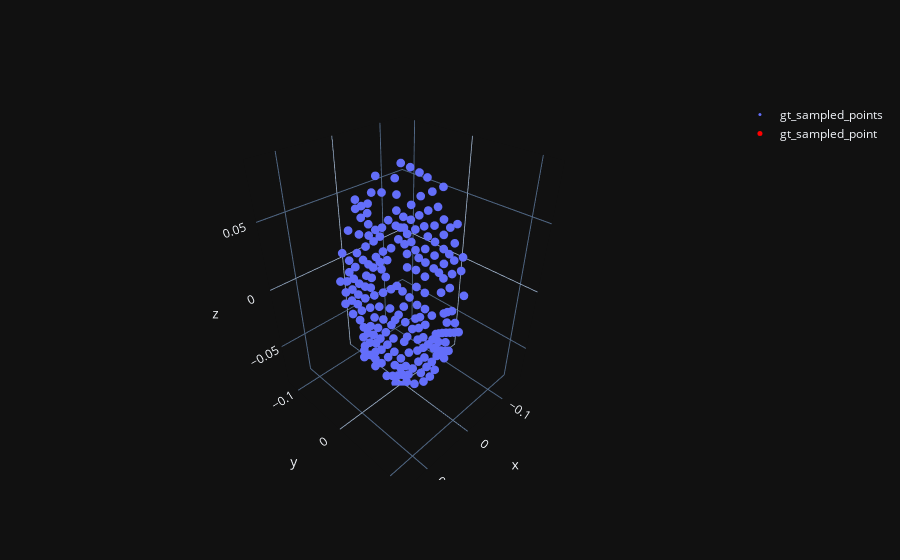
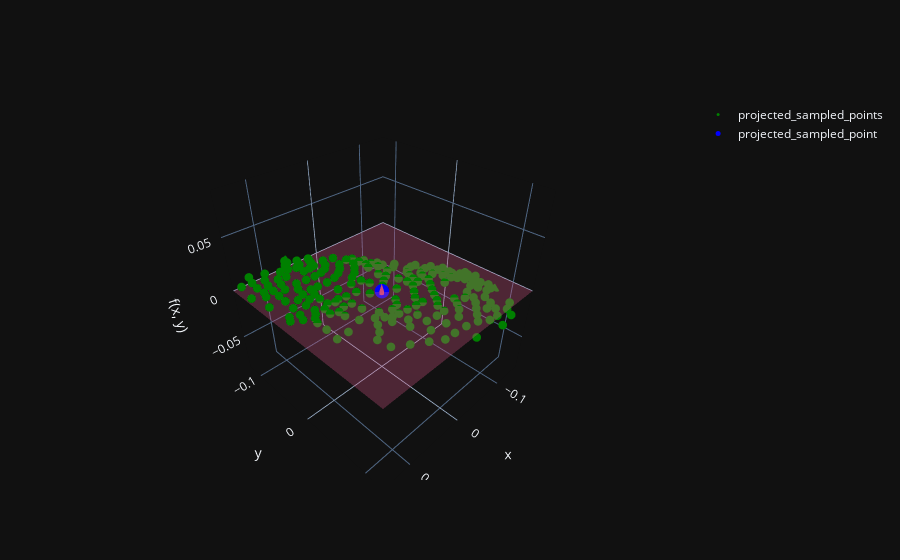
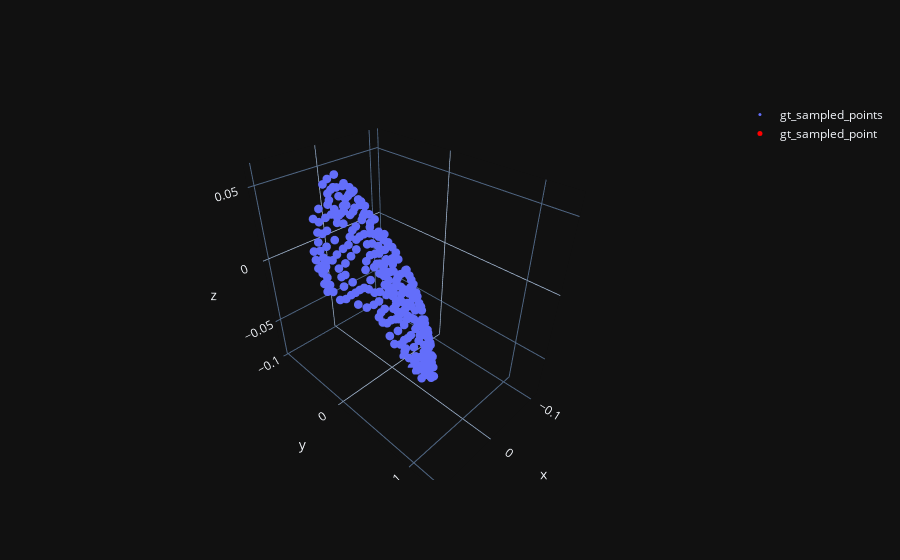
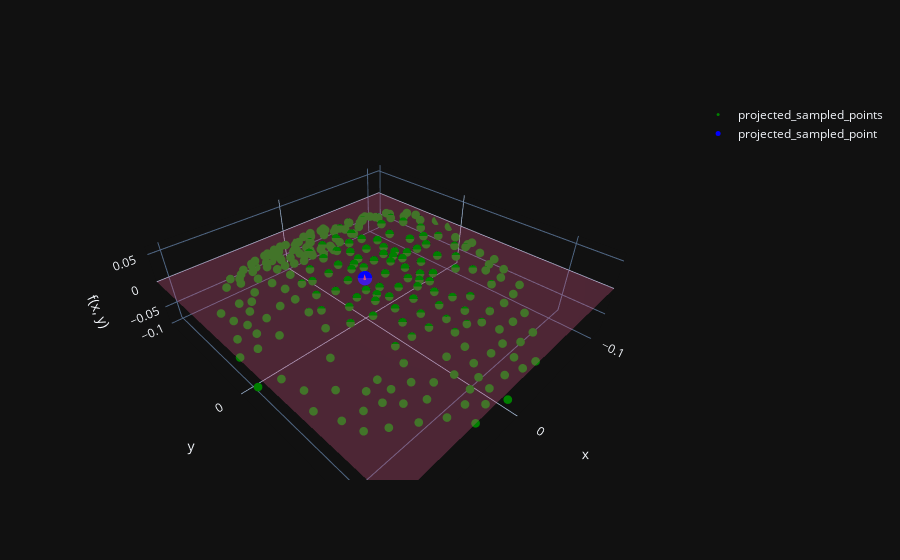

The notebook cell saved with these charts, in order:
### Code cell
training_num_per_sampled_surface = 5
signatures_list = []
means = []
stds = []

grid_range = 1.0
ball_radius = 0.09
lr = 1.0
dataset = create_dataset_from_mesh(mesh_path=mesh_path,sampled_index=5306, show_sample=True, ball_radius=ball_radius, seed=5306, down_sampling_ratio=0.8)
show_sample = False
for i,sampled_index in enumerate(sampled_indices):

    signatures = torch.zeros((training_num_per_sampled_surface, 6))

    for j in range(training_num_per_sampled_surface):
        if j ==0:
            show_sample= True
        else:
            show_sample = False
        dataset = create_dataset_from_mesh(mesh_path=mesh_path,sampled_index=sampled_index, show_sample=show_sample, ball_radius=ball_radius, seed=j, down_sampling_ratio=0.8)
        model = KAN(width=[2,5,1], grid=1, k=3, grid_eps=1.0, seed=0, grid_range=[-grid_range,grid_range], noise_scale=0.1, noise_scale_base=0.1, base_fun=torch.nn.SiLU(), learn_rotation_mat=False)
        model.train(dataset, opt="LBFGS", steps=20,lr=lr, lamb=100.0, lamb_l1=1.0, lamb_entropy=1.0, lamb_coef=0.0, lamb_coefdiff=0.0, sglr_avoid=True, loss_fn=gaussian_weighted_mse)
        model = model.prune(threshold=3e-3, mode='manual', active_neurons_id=[[0,1],[0]])
        model.train(dataset, opt="LBFGS", steps=50,lr=lr, sglr_avoid=True, loss_fn=gaussian_weighted_mse)
         # manual mode
        # fix all
        model.fix_symbolic(0,0,0,'x^4')
        model.fix_symbolic(0,1,0,'x^3')
        model.fix_symbolic(1,0,0,'x^2')

        model.train(dataset, opt="LBFGS", steps=50, lr=lr,sglr_avoid=True, lamb_coef=1.0, lamb_coefdiff=1.0, loss_fn=gaussian_weighted_mse)

        print(model.symbolic_formula()[0][0])
        x = torch.tensor([[0.0], [0.0]], requires_grad=True).T

        signature = calculate_signature(model, x) # only calc sig in the origin
        print("sampled_index", i, "exp ", j, "signature ", signature)
        signatures[j,:] = signature
    signatures_list.append(signatures)

### Figure 1 — Plotly figure (JSON) as saved in the notebook; plotly's stock layout.template omitted (floating-point values rounded to 4 significant figures; data arrays with more than 128 entries replaced by an {"elided": "..."} marker saying what was removed)
{"data": [{"marker": {"size": 3}, "mode": "markers", "name": "gt_sampled_points", "x": {"elided": "209 float values"}, "y": {"elided": "209 float values"}, "z": {"elided": "209 float values"}, "type": "scatter3d"}, {"marker": {"color": "red", "size": 5}, "mode": "markers", "name": "gt_sampled_point", "x": [[0.0, 0.0, 0.0]], "y": [[-0.01044, 0.01059, -0.03181]], "z": [[0.04316, -0.04354, -0.01848]], "type": "scatter3d"}, {"name": "Sampled Normal", "showscale": false, "sizeref": 0.01, "u": [-0.6125], "v": [-0.7902], "visible": true, "w": [-0.02226], "x": [[0.0, 0.0, 0.0]], "y": [[-0.01044, 0.01059, -0.03181]], "z": [[0.04316, -0.04354, -0.01848]], "type": "cone"}], "layout": {"scene": {"xaxis": {"range": [-0.1521, 0.1493], "title": {"text": "x"}}, "yaxis": {"range": [-0.1243, 0.1263], "title": {"text": "y"}}, "zaxis": {"range": [-0.08646, 0.08845], "title": {"text": "z"}}}}}

### Figure 2 — Plotly figure (JSON) as saved in the notebook; plotly's stock layout.template omitted (floating-point values rounded to 4 significant figures; data arrays with more than 128 entries replaced by an {"elided": "..."} marker saying what was removed)
{"data": [{"marker": {"color": "green", "size": 3}, "mode": "markers", "name": "projected_sampled_points", "x": {"elided": "209 float values"}, "y": {"elided": "209 float values"}, "z": {"elided": "209 float values"}, "type": "scatter3d"}, {"marker": {"color": "blue", "size": 5}, "mode": "markers", "name": "projected_sampled_point", "x": [0.0], "y": [0.0], "z": [0.0], "type": "scatter3d"}, {"name": "Projected Normal", "showscale": false, "sizeref": 0.01, "u": [0], "v": [0], "visible": true, "w": [1], "x": [0.0], "y": [0.0], "z": [0.0], "type": "cone"}, {"opacity": 0.3, "showscale": false, "x": {"elided": "100x100 float values"}, "y": {"elided": "100x100 float values"}, "z": {"elided": "100x100 float values"}, "type": "surface"}], "layout": {"scene": {"xaxis": {"range": [-0.1521, 0.1493], "title": {"text": "x"}}, "yaxis": {"range": [-0.1243, 0.1263], "title": {"text": "y"}}, "zaxis": {"range": [-0.08646, 0.08845], "title": {"text": "f(x, y)"}}}}}

### Figure 3 — Plotly figure (JSON) as saved in the notebook; plotly's stock layout.template omitted (floating-point values rounded to 4 significant figures; data arrays with more than 128 entries replaced by an {"elided": "..."} marker saying what was removed)
{"data": [{"marker": {"size": 3}, "mode": "markers", "name": "gt_sampled_points", "x": {"elided": "247 float values"}, "y": {"elided": "247 float values"}, "z": {"elided": "247 float values"}, "type": "scatter3d"}, {"marker": {"color": "red", "size": 5}, "mode": "markers", "name": "gt_sampled_point", "x": [[0.0, 0.0, 0.0]], "y": [[-0.009537, -0.009731, -0.0114]], "z": [[0.0168, 0.06185, -0.03251]], "type": "scatter3d"}, {"name": "Sampled Normal", "showscale": false, "sizeref": 0.01, "u": [-0.8476], "v": [0.3193], "visible": true, "w": [0.4239], "x": [[0.0, 0.0, 0.0]], "y": [[-0.009537, -0.009731, -0.0114]], "z": [[0.0168, 0.06185, -0.03251]], "type": "cone"}], "layout": {"scene": {"xaxis": {"range": [-0.1148, 0.1089], "title": {"text": "x"}}, "yaxis": {"range": [-0.102, 0.1337], "title": {"text": "y"}}, "zaxis": {"range": [-0.08227, 0.06358], "title": {"text": "z"}}}}}

### Figure 4 — Plotly figure (JSON) as saved in the notebook; plotly's stock layout.template omitted (floating-point values rounded to 4 significant figures; data arrays with more than 128 entries replaced by an {"elided": "..."} marker saying what was removed)
{"data": [{"marker": {"color": "green", "size": 3}, "mode": "markers", "name": "projected_sampled_points", "x": {"elided": "247 float values"}, "y": {"elided": "247 float values"}, "z": {"elided": "247 float values"}, "type": "scatter3d"}, {"marker": {"color": "blue", "size": 5}, "mode": "markers", "name": "projected_sampled_point", "x": [0.0], "y": [0.0], "z": [0.0], "type": "scatter3d"}, {"name": "Projected Normal", "showscale": false, "sizeref": 0.01, "u": [0], "v": [0], "visible": true, "w": [1], "x": [0.0], "y": [0.0], "z": [0.0], "type": "cone"}, {"opacity": 0.3, "showscale": false, "x": {"elided": "100x100 float values"}, "y": {"elided": "100x100 float values"}, "z": {"elided": "100x100 float values"}, "type": "surface"}], "layout": {"scene": {"xaxis": {"range": [-0.1148, 0.1089], "title": {"text": "x"}}, "yaxis": {"range": [-0.102, 0.1337], "title": {"text": "y"}}, "zaxis": {"range": [-0.08227, 0.06358], "title": {"text": "f(x, y)"}}}}}
